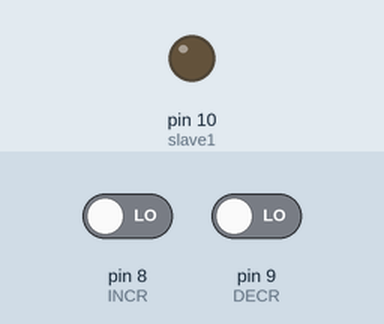
The sketch below on a simulated Arduino Uno, built with avr-gcc and run on an emulated ATmega328P. Parts: output pins drawn as LEDs (lit = HIGH). The test bench sets the inputs (shaded band); at power-on: pin 8 (INCR) LOW, pin 9 (DECR) LOW. Pins used as bus, display or sensor lines are not drawn.

Above: at 1.2 s.
1.3 s: pin 8 (INCR) driven HIGH
At 2.0 s:
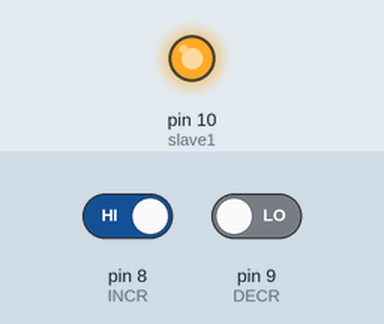
2.8 s: pin 8 (INCR) driven LOW and pin 9 (DECR) driven HIGH
Timing chart, 0 to 5.8 s (numbered marks = the images above; inputs shaded):
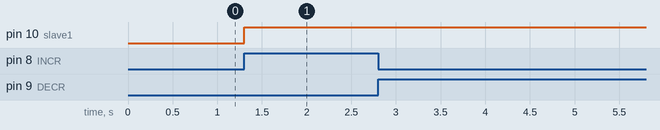

Measured:
- after the input at 1.3 s, pin 10 (slave1): LOW → HIGH at once

The sketch:

DigitalPotControl_MCP.ino
```cpp
/*
  Digital Pot Control

  This example controls an Analog Devices AD5206 digital potentiometer.
  The AD5206 has 6 potentiometer channels. Each channel's pins are labeled
  A - connect this to voltage
  W - this is the pot's wiper, which changes when you set it
  B - connect this to ground.

 The AD5206 is SPI-compatible,and to command it, you send two bytes,
 one with the channel number (0 - 5) and one with the resistance value for the
 channel (0 - 255).

 The circuit:
  * All A pins  of AD5206 connected to +5V
  * All B pins of AD5206 connected to ground
  * An LED and a 220-ohm resisor in series connected from each W pin to ground
  * CS - to digital pin 10  (SS pin)
  * SDI - to digital pin 11 (MOSI pin)
  * CLK - to digital pin 13 (SCK pin)

 created 10 Aug 2010
 by Tom Igoe

 Thanks to Heather Dewey-Hagborg for the original tutorial, 2005

*/


// inslude the SPI library:
#include <SPI.h>


// set pin 10 as the slave select for the digital pot:
const int slave1 = 10;
const int INCR = 8;
const int DECR = 9;
const int LED = 13;
const int LEFT = 0;
const int RIGHT = 1;
int state;
int volL=50;
int volR=50;

void setup() {
  // set the slaveSelectPin as an output:
  pinMode (slave1, OUTPUT);
  pinMode (INCR,INPUT);
  pinMode (DECR,INPUT);
  pinMode (LED,OUTPUT);
  // initialize SPI:
  SPI.begin();
}

void loop() {
  if(digitalRead(INCR)==HIGH){
    volL+=1;
    volR+=1;
    if(volL>=100){volL=100;}
    if(volR>=100){volR=100;}
    potWrite(slave1,LEFT,volL);
    potWrite(slave1,RIGHT,volR);
    delay(300);
    while(digitalRead(INCR)==HIGH){
    volL+=1;
    volR+=1;
    if(volL>=100){volL=100;}
    if(volR>=100){volR=100;state=!state;digitalWrite(LED,state);}
    potWrite(slave1,LEFT,volL);
    potWrite(slave1,RIGHT,volR);
    delay(30);
    }
  }
  else if(digitalRead(DECR)==HIGH){
    volL-=1;
    volR-=1;
    if(volL<=0){volL=0;}
    if(volR<=0){volR=0;}
    potWrite(slave1,LEFT,volL);
    potWrite(slave1,RIGHT,volR);
    delay(300);
    while(digitalRead(DECR)==HIGH){
    volL-=1;
    volR-=1;
    if(volL<=0){volL=0;}
    if(volR<=0){volR=0;state=!state;digitalWrite(LED,state);}
    potWrite(slave1,LEFT,volL);
    potWrite(slave1,RIGHT,volR);
    delay(30);
  }
  }
  digitalWrite(LED,LOW);
}

void potWrite(unsigned int chipSelect, unsigned int channel, unsigned int percent){
  if(percent<=100 or percent>=0){
    if(channel<=3 or channel>=0){
      unsigned int val,data;
      val = (percent<<8)/100;
      data = (channel<<12)|val;
      digitalWrite(chipSelect, LOW);
      SPI.transfer16(data);
      digitalWrite(chipSelect, HIGH);}
  }
}

int potRead(unsigned int chipSelect, unsigned int channel){
    if(channel<=3 or channel>=0){
      unsigned int val,data,percent;
      data = (channel<<12)|0x0C00;
      digitalWrite(chipSelect, LOW);
      val=SPI.transfer16(data);
      digitalWrite(chipSelect, HIGH);
      val = val & 0x01FF;
      percent = (val*100)>>8;
      return percent;
    }
}
```
